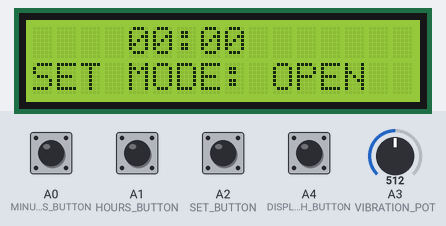
Bench run of a sketch on a simulated Arduino Uno, built with avr-gcc and run on an emulated ATmega328P. On the bench: 16×2 character LCD. Inputs (shaded band) come from the test bench; at power-on: A0 (MINUTES_BUTTON), A1 (HOURS_BUTTON), A2 (SET_BUTTON), A4 (DISPLAY_SWITCH_BUTTON) HIGH, A3 (VIBRATION_POT) = 512.

Above: at 1.2 s.
1.3 s: A2 (SET_BUTTON) pulled LOW for 0.15 s
At 2.4 s:
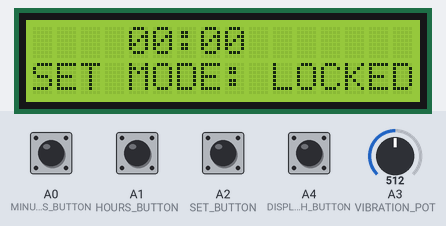
2.9 s: A4 (DISPLAY_SWITCH_BUTTON) pulled LOW for 0.15 s
At 3.6 s:
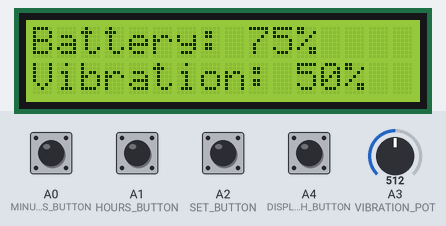
4.5 s: A4 (DISPLAY_SWITCH_BUTTON) pulled LOW for 1 s
At 4.8 s:
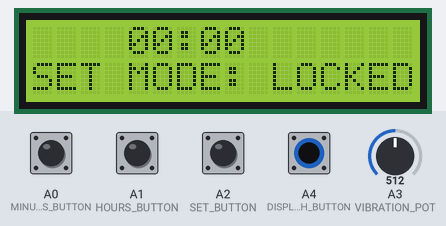
7.0 s: A2 (SET_BUTTON) pulled LOW for 1 s
At 7.9 s:
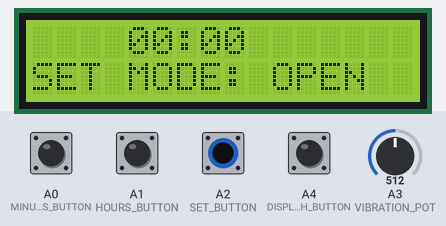
9.5 s: A0 (MINUTES_BUTTON) pulled LOW for 0.15 s
At 9.8 s:
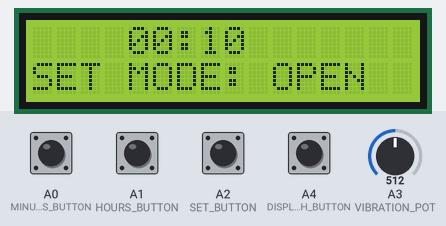
11.1 s: A1 (HOURS_BUTTON) pulled LOW for 0.15 s
At 12.2 s:
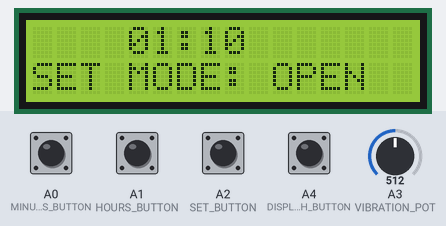
Timing chart, 0 to 13.7 s (numbered marks = the images above; inputs shaded):
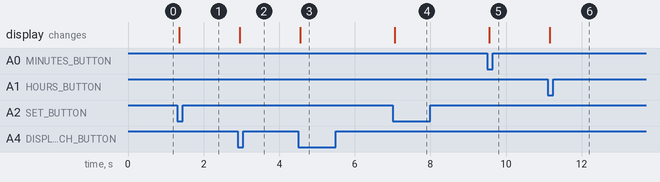

Measured:
- after the input at 1.3 s, the display: changes after 0.06 s (image 1)
- after the input at 2.9 s, the display: changes after 0.06 s (image 2)
- after the input at 4.5 s, the display: changes after 0.06 s (image 3)
- after the input at 7.0 s, the display: changes after 0.06 s (image 4)
- after the input at 9.5 s, the display: changes after 0.06 s (image 5)
- after the input at 11.1 s, the display: changes after 0.06 s (image 6)

The sketch:

subsystem_simulation__updated_2_0_.ino
```cpp
#include <LiquidCrystal.h>

// LCD setup
LiquidCrystal lcd(13, 12, 11, 10, 9, 8);

// Button and sensor pins
#define MINUTES_BUTTON A0
#define HOURS_BUTTON A1
#define SET_BUTTON A2
#define DISPLAY_SWITCH_BUTTON A4
#define VIBRATION_POT A3

// Variables for time and settings
int minutes = 0, hours = 0;
bool setMode = false, showBattery = false;
int vibrationIntensity = 0, storedVibrationIntensity = 0;

// Last stored values to detect changes
int lastMinutes = -1, lastHours = -1, lastVibrationIntensity = -1;
bool lastSetMode = false, lastShowBattery = false;

// Button state tracking for debouncing
bool lastMinuteButton = HIGH;
bool lastHourButton = HIGH;
bool lastSetButton = HIGH;
bool lastDisplaySwitchButton = HIGH;

void setup() {
    pinMode(MINUTES_BUTTON, INPUT_PULLUP);
    pinMode(HOURS_BUTTON, INPUT_PULLUP);
    pinMode(SET_BUTTON, INPUT_PULLUP);
    pinMode(DISPLAY_SWITCH_BUTTON, INPUT_PULLUP);

    lcd.begin(16, 2);
    updateDisplay();
}

void loop() {
    // Read button states with debounce
    bool minuteButton = digitalRead(MINUTES_BUTTON);
    bool hourButton = digitalRead(HOURS_BUTTON);
    bool setButton = digitalRead(SET_BUTTON);
    bool displaySwitchButton = digitalRead(DISPLAY_SWITCH_BUTTON);

    bool updated = false; // Track if an update is needed

    if (minuteButton == LOW && lastMinuteButton == HIGH) {
        delay(50);
        if (digitalRead(MINUTES_BUTTON) == LOW && !setMode) {
            minutes = (minutes + 10) % 60;
            updated = true;
        }
    }
    lastMinuteButton = minuteButton;

    if (hourButton == LOW && lastHourButton == HIGH) {
        delay(50);
        if (digitalRead(HOURS_BUTTON) == LOW && !setMode) {
            hours = (hours + 1) % 13;
            updated = true;
        }
    }
    lastHourButton = hourButton;

    if (setButton == LOW && lastSetButton == HIGH) {
        delay(50);
        if (digitalRead(SET_BUTTON) == LOW) {
            setMode = !setMode;
            if (setMode) {
                storedVibrationIntensity = vibrationIntensity; // Store value when locking
            }
            updated = true;
        }
    }
    lastSetButton = setButton;

    if (displaySwitchButton == LOW && lastDisplaySwitchButton == HIGH) {
        delay(50);
        if (digitalRead(DISPLAY_SWITCH_BUTTON) == LOW) {
            showBattery = !showBattery;
            updated = true;
        }
    }
    lastDisplaySwitchButton = displaySwitchButton;

    // **Ensure vibration intensity updates when unlocked**
    if (!setMode) {
        int potValue = analogRead(VIBRATION_POT);
        vibrationIntensity = map(potValue, 0, 1023, 0, 100);
        storedVibrationIntensity = vibrationIntensity;
    } else {
        vibrationIntensity = storedVibrationIntensity;
    }

    // Only update the display if a value has changed
    if (updated || minutes != lastMinutes || hours != lastHours || vibrationIntensity != lastVibrationIntensity || showBattery != lastShowBattery || setMode != lastSetMode) {
        updateDisplay();
        lastMinutes = minutes;
        lastHours = hours;
        lastVibrationIntensity = vibrationIntensity;
        lastShowBattery = showBattery;
        lastSetMode = setMode;
    }
}

// Function to update LCD display
void updateDisplay() {
    lcd.clear();
    if (showBattery) {
        lcd.setCursor(0, 0);
        lcd.print("Battery: ");
        lcd.print(getBatteryPercentage());
        lcd.print("%");

        lcd.setCursor(0, 1);
        lcd.print("Vibration: ");
        lcd.print(vibrationIntensity);
        lcd.print("%");
    } else {
        lcd.setCursor(4, 0);
        lcd.print(hours < 10 ? "0" : "");
        lcd.print(hours);
        lcd.print(":");
        lcd.print(minutes < 10 ? "0" : "");
        lcd.print(minutes);

        lcd.setCursor(0, 1);
        lcd.print(setMode ? "SET MODE: LOCKED" : "SET MODE: OPEN  ");
    }
}

// Placeholder for battery percentage function
int getBatteryPercentage() {
    return 75; // Replace with actual function when available
}
```
